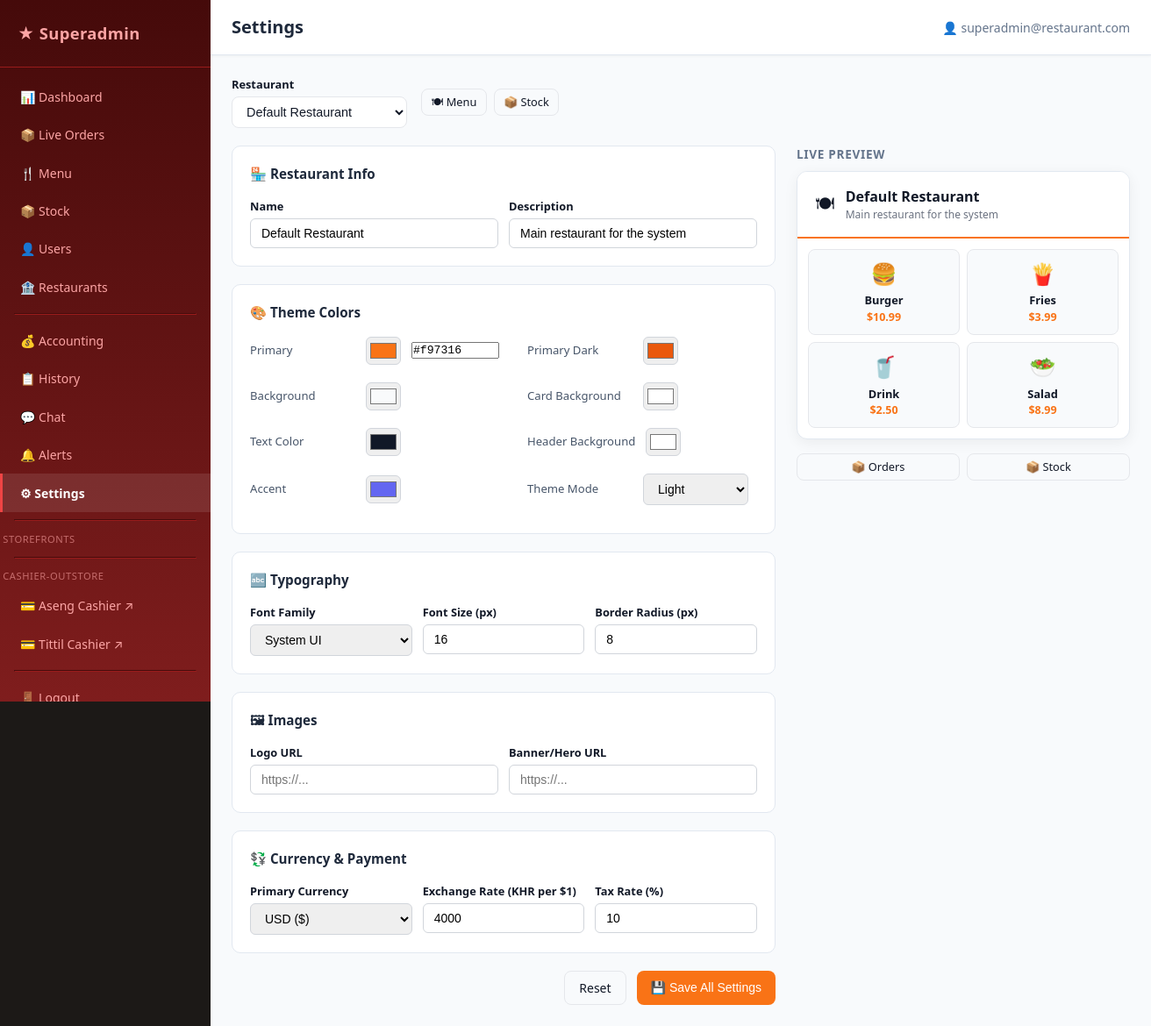
Page /superadmin/settings.php (signed in) on the committed database.
### tables this page shows
CREATE TABLE Restaurant (
    id          TEXT PRIMARY KEY,
    name        TEXT NOT NULL,
    slug        TEXT NOT NULL UNIQUE,
    description TEXT,
    isActive    INTEGER NOT NULL DEFAULT 1,
    createdAt   TEXT NOT NULL DEFAULT (datetime('now')),
    updatedAt   TEXT NOT NULL DEFAULT (datetime('now'))
);

### db.php (called while the page is built, shortened)
<?php
function get_db(): PDO {
    static $pdo = null;
    if ($pdo === null) {
        $pdo = new PDO('sqlite:' . DB_PATH, null, null, [
            PDO::ATTR_ERRMODE            => PDO::ERRMODE_EXCEPTION,
            PDO::ATTR_DEFAULT_FETCH_MODE => PDO::FETCH_ASSOC,
        ]);
        $pdo->exec('PRAGMA foreign_keys = ON');
        $pdo->exec('PRAGMA journal_mode = WAL');
    }
    return $pdo;
}
function db_query(string $sql, array $params = []): array {
    $stmt = get_db()->prepare($sql);
    $stmt->execute($params);
    return $stmt->fetchAll();
}
function db_fetch(string $sql, array $params = []): ?array {
    $stmt = get_db()->prepare($sql);
    $stmt->execute($params);
    $row = $stmt->fetch();
    return $row ?: null;
}
function get_restaurant(?string $slug = null): ?array {
    $slug = $slug ?? DEFAULT_RESTAURANT_SLUG;
    return db_fetch('SELECT * FROM Restaurant WHERE slug = ? AND isActive = 1', [$slug]);
}

### superadmin/settings.php (the view, shortened to what this page needs)
<?php
include dirname(__DIR__) . '/includes/superadmin_header.php';
require_once dirname(__DIR__) . '/db.php';
$restaurants = db_query('SELECT id, name, slug FROM Restaurant WHERE isActive = 1 ORDER BY name');
$slug = $_GET['restaurant'] ?? ($restaurants[0]['slug'] ?? null);
$restaurant = $slug ? get_restaurant($slug) : null;
$settings = [];
$defaults = [
    'primary_color'   => '#f97316',
    'primary_dark'    => '#ea580c',
    'bg_color'        => '#f9fafb',
    'card_bg'         => '#ffffff',
    'text_color'      => '#111827',
    'header_bg'       => '#ffffff',
    'sidebar_bg'      => '#1e293b',
    'accent_color'    => '#6366f1',        'logo_url'        => '',
        'banner_url'      => '',
        'restaurant_name' => $restaurant['name'] ?? '',
        'restaurant_desc' => $restaurant['description'] ?? '',
        'tax_rate'        => '10',
        'currency_primary'=> 'USD',
        'exchange_rate'   => '4000',
        'theme_mode'      => 'light',
        'font_family'     => 'system-ui, -apple-system, sans-serif',
        'font_size'       => '16',
        'border_radius'   => '8',
];
$s = array_merge($defaults, $settings);
?>
<div style="display:flex;align-items:center;gap:1rem;margin-bottom:1.25rem">
    <div>
        <label style="font-size:.8rem;font-weight:600;display:block;margin-bottom:.25rem">Restaurant</label>
        <select onchange="location.href='settings.php?restaurant='+this.value" class="form-control" style="min-width:200px">
            <?php foreach ($restaurants as $r): ?>
            <option value="<?= htmlspecialchars($r['slug']) ?>" <?= $slug === $r['slug'] ? 'selected' : '' ?>>
                <?= htmlspecialchars($r['name']) ?>
            </option>
            <?php endforeach; ?>
        </select>
    </div>
    <div style="display:flex;gap:.5rem">
        <a href="menu.php?restaurant=<?= urlencode($slug ?? '') ?>" class="btn btn-sm btn-outline">🍽 Menu</a>
        <a href="stock.php?restaurant=<?= urlencode($slug ?? '') ?>" class="btn btn-sm btn-outline">📦 Stock</a>
    </div>
</div>
<form method="POST" action="settings.php?restaurant=<?= urlencode($slug ?? '') ?>">
<div class="settings-layout">
<div>
    <div class="settings-section">
        <h3>🏪 Restaurant Info</h3>
        <div style="display:grid;grid-template-columns:1fr 1fr;gap:.75rem">
            <div>
                <label style="font-size:.8rem;font-weight:600;display:block;margin-bottom:.25rem">Name</label>
                <input type="text" name="restaurant_name" class="setting-input" value="<?= htmlspecialchars($s['restaurant_name']) ?>">
            </div>
            <div>
                <label style="font-size:.8rem;font-weight:600;display:block;margin-bottom:.25rem">Description</label>
                <input type="text" name="restaurant_desc" class="setting-input" value="<?= htmlspecialchars($s['restaurant_desc']) ?>">
            </div>
        </div>
    </div>
    <div class="settings-section">
        <h3>🎨 Theme Colors</h3>
        <div style="display:grid;grid-template-columns:1fr 1fr;gap:.5rem 2rem">
            <div class="color-row">
                <label>Primary</label>
                <input type="color" name="primary_color" value="<?= htmlspecialchars($s['primary_color']) ?>" onchange="this.nextElementSibling.value=this.value;updatePreview()">
                <input type="text" value="<?= htmlspecialchars($s['primary_color']) ?>" onchange="this.previousElementSibling.value=this.value;updatePreview()" readonly>
            </div>
            <div class="color-row">
                <label>Primary Dark</label>
                <input type="color" name="primary_dark" value="<?= htmlspecialchars($s['primary_dark']) ?>">
            </div>
            <div class="color-row">
                <label>Background</label>
                <input type="color" name="bg_color" value="<?= htmlspecialchars($s['bg_color']) ?>">
            </div>
            <div class="color-row">
                <label>Card Background</label>
                <input type="color" name="card_bg" value="<?= htmlspecialchars($s['card_bg']) ?>">
            </div>
            <div class="color-row">
                <label>Text Color</label>
                <input type="color" name="text_color" value="<?= htmlspecialchars($s['text_color']) ?>">
            </div>
            <div class="color-row">
                <label>Header Background</label>
                <input type="color" name="header_bg" value="<?= htmlspecialchars($s['header_bg']) ?>">
            </div>
            <div class="color-row">
                <label>Accent</label>
                <input type="color" name="accent_color" value="<?= htmlspecialchars($s['accent_color']) ?>">
            </div>
            <div class="color-row">
                <label>Theme Mode</label>
                <select name="theme_mode" class="setting-input" style="width:120px">
                    <option value="light" <?= $s['theme_mode'] === 'light' ? 'selected' : '' ?>>Light</option>
                </select>
            </div>
        </div>
    </div>
    <div class="settings-section">
        <h3>🔤 Typography</h3>
        <div style="display:grid;grid-template-columns:1fr 1fr 1fr;gap:.75rem">
            <div>
                <label style="font-size:.8rem;font-weight:600;display:block;margin-bottom:.25rem">Font Family</label>
                <select name="font_family" class="setting-input">
                    <?php foreach (['system-ui, -apple-system, sans-serif'=>'System UI','Georgia, serif'=>'Georgia','Arial, sans-serif'=>'Arial','Verdana, sans-serif'=>'Verdana','Courier New, monospace'=>'Courier New'] as $v => $l): ?>
                    <option value="<?= $v ?>" <?= ($s['font_family'] ?? '') === $v ? 'selected' : '' ?>><?= $l ?></option>
                    <?php endforeach; ?>
                </select>
            </div>
            <div>
                <label style="font-size:.8rem;font-weight:600;display:block;margin-bottom:.25rem">Font Size (px)</label>
                <input type="number" name="font_size" class="setting-input" value="<?= htmlspecialchars($s['font_size'] ?? '16') ?>" min="12" max="24">
            </div>
            <div>
                <label style="font-size:.8rem;font-weight:600;display:block;margin-bottom:.25rem">Border Radius (px)</label>
                <input type="number" name="border_radius" class="setting-input" value="<?= htmlspecialchars($s['border_radius'] ?? '8') ?>" min="0" max="24">
            </div>
        </div>
    </div>
    <div class="settings-section">
        <h3>🖼 Images</h3>
        <div style="display:grid;grid-template-columns:1fr 1fr;gap:.75rem">
            <div>
                <label style="font-size:.8rem;font-weight:600;display:block;margin-bottom:.25rem">Logo URL</label>
                <input type="url" name="logo_url" class="setting-input" value="<?= htmlspecialchars($s['logo_url']) ?>" placeholder="https://...">
            </div>
            <div>
                <label style="font-size:.8rem;font-weight:600;display:block;margin-bottom:.25rem">Banner/Hero URL</label>
                <input type="url" name="banner_url" class="setting-input" value="<?= htmlspecialchars($s['banner_url']) ?>" placeholder="https://...">
            </div>
        </div>
    </div>
    <div class="settings-section">
        <h3>💱 Currency & Payment</h3>
        <div style="display:grid;grid-template-columns:1fr 1fr 1fr;gap:.75rem">
            <div>
                <label style="font-size:.8rem;font-weight:600;display:block;margin-bottom:.25rem">Primary Currency</label>
                <select name="currency_primary" class="setting-input">
                    <option value="USD" <?= $s['currency_primary'] === 'USD' ? 'selected' : '' ?>>USD ($)</option>
                </select>
            </div>
            <div>
                <label style="font-size:.8rem;font-weight:600;display:block;margin-bottom:.25rem">Exchange Rate (KHR per $1)</label>
                <input type="number" name="exchange_rate" class="setting-input" value="<?= htmlspecialchars($s['exchange_rate']) ?>" min="0" step="100">
            </div>
            <div>
                <label style="font-size:.8rem;font-weight:600;display:block;margin-bottom:.25rem">Tax Rate (%)</label>
                <input type="number" name="tax_rate" class="setting-input" value="<?= htmlspecialchars($s['tax_rate']) ?>" min="0" max="100" step="0.5">
            </div>
        </div>
    </div>
    <div style="display:flex;gap:.75rem;justify-content:flex-end">
        <a href="settings.php?restaurant=<?= urlencode($slug ?? '') ?>" class="btn btn-outline">Reset</a>
        <button type="submit" class="btn btn-primary">💾 Save All Settings</button>
    </div>
</div>
<div>
    <div style="font-size:.85rem;font-weight:600;color:#64748b;margin-bottom:.5rem;text-transform:uppercase;letter-spacing:.05em">Live Preview</div>
    <div class="preview-card" id="preview-card">
        <div class="preview-header" id="preview-header" style="background:#fff;border-bottom:2px solid #f97316">
            <span style="font-size:1.3rem">🍽</span>
            <div>
                <div style="font-weight:700;font-size:1rem" id="preview-name"><?= htmlspecialchars($s['restaurant_name']) ?></div>
                <div style="font-size:.75rem;color:#6b7280" id="preview-desc"><?= htmlspecialchars($s['restaurant_desc']) ?></div>
            </div>
        </div>
        <div class="preview-menu">
            <div class="preview-item"><div class="pi-icon">🍔</div><div class="pi-name">Burger</div><div class="pi-price">$10.99</div></div>
            <div class="preview-item"><div class="pi-icon">🍟</div><div class="pi-name">Fries</div><div class="pi-price">$3.99</div></div>
            <div class="preview-item"><div class="pi-icon">🥤</div><div class="pi-name">Drink</div><div class="pi-price">$2.50</div></div>
            <div class="preview-item"><div class="pi-icon">🥗</div><div class="pi-name">Salad</div><div class="pi-price">$8.99</div></div>
        </div>
    </div>
    <div class="quick-btns">
        <a href="checkout.php?restaurant=<?= urlencode($slug ?? '') ?>" class="btn btn-sm btn-outline" style="flex:1;justify-content:center">📦 Orders</a>
        <a href="stock.php?restaurant=<?= urlencode($slug ?? '') ?>" class="btn btn-sm btn-outline" style="flex:1;justify-content:center">📦 Stock</a>
    </div>
</div>
</div>
</form>
<?php include dirname(__DIR__) . '/includes/superadmin_footer.php'; ?>

### assets/css/style.css (style rules this page uses)
:root { --primary: #f97316; --primary-dark: #ea580c; --primary-fg: #fff; --bg: #f9fafb; --card-bg: #ffffff; --border: #e5e7eb; --text: #111827; --text-muted: #6b7280; --success: #16a34a; --warn: #d97706; --danger: #dc2626; --radius: 8px; --shadow: 0 1px 3px rgba(0,0,0,.08), 0 1px 2px rgba(0,0,0,.06); --transition: .15s ease; }
*, *::before, *::after { box-sizing: border-box; margin: 0; padding: 0; }
body { font-family: system-ui, -apple-system, sans-serif; background: var(--bg); color: var(--text); line-height: 1.5; }
a { color: var(--primary); text-decoration: none; }
.btn { display: inline-flex; align-items: center; gap: .35rem; padding: .5rem 1rem; border-radius: var(--radius); border: none; font-size: .875rem; font-weight: 500; cursor: pointer; transition: background var(--transition), opacity var(--transition); text-decoration: none; white-space: nowrap; }
.btn-primary { background: var(--primary); color: var(--primary-fg); }
.btn-outline { background: transparent; border: 1px solid var(--border); color: var(--text); }
.btn-sm { padding: .3rem .65rem; font-size: .8rem; }
.form-control { padding: .5rem .75rem; border: 1px solid var(--border); border-radius: var(--radius); font-size: .9rem; background: var(--card-bg); color: var(--text); transition: border-color var(--transition); width: 100%; }

### assets/css/superadmin.css (style rules this page uses)
.sa-body { background: #1c1917; }

### superadmin/settings.php (style rules this page uses)
.settings-layout { display:grid; grid-template-columns:1fr 380px; gap:1.5rem; align-items:start; }
.settings-section { background:#fff; border:1px solid #e2e8f0; border-radius:10px; padding:1.25rem; margin-bottom:1.25rem; }
.settings-section h3 { font-size:.95rem; font-weight:700; margin-bottom:1rem; color:#1e293b; }
.color-row { display:flex; gap:.75rem; align-items:center; margin-bottom:.75rem; }
.color-row label { font-size:.82rem; font-weight:500; min-width:120px; color:#475569; }
.color-row input[type="color"] { width:40px; height:32px; border:1px solid #d1d5db; border-radius:6px; cursor:pointer; padding:2px; }
.color-row input[type="text"] { width:100px; font-size:.82rem; font-family:monospace; }
.setting-input { width:100%; padding:.5rem .75rem; border:1px solid #d1d5db; border-radius:6px; font-size:.875rem; }
.preview-card { background:#fff; border:1px solid #e2e8f0; border-radius:12px; overflow:hidden; box-shadow:0 4px 16px rgba(0,0,0,.06); }
.preview-header { padding:1rem 1.25rem; display:flex; align-items:center; gap:.75rem; }
.preview-menu { padding:.75rem; display:grid; grid-template-columns:1fr 1fr; gap:.5rem; }
.preview-item { background:#f8fafc; border:1px solid #e5e7eb; border-radius:8px; padding:.6rem; text-align:center; font-size:.78rem; }
.preview-item .pi-icon { font-size:1.5rem; margin-bottom:.2rem; }
.preview-item .pi-name { font-weight:600; font-size:.8rem; }
.preview-item .pi-price { color:var(--primary); font-weight:700; }
.quick-btns { display:flex; gap:.5rem; margin-top:1rem; }

### rows in the picture
restaurant: restaurant_name "Default Restaurant", restaurant_desc "Main restaurant for the system", primary_color "#f97316", name+description "#f97316", primary_dark "#ea580c", bg_color "#f9fafb", card_bg "#ffffff", text_color "#111827", header_bg "#ffffff", accent_color "#6366f1", theme_mode "Light", font_family "System UI", font_size "16", border_radius "8", currency_primary "USD ($)", exchange_rate "4000", tax_rate "10", name "Default Restaurant", description "Main restaurant for the system"

### other values in the picture
$page_title "Settings"
$current_user['email'] "superadmin@restaurant.com"
form field value "Default Restaurant"
